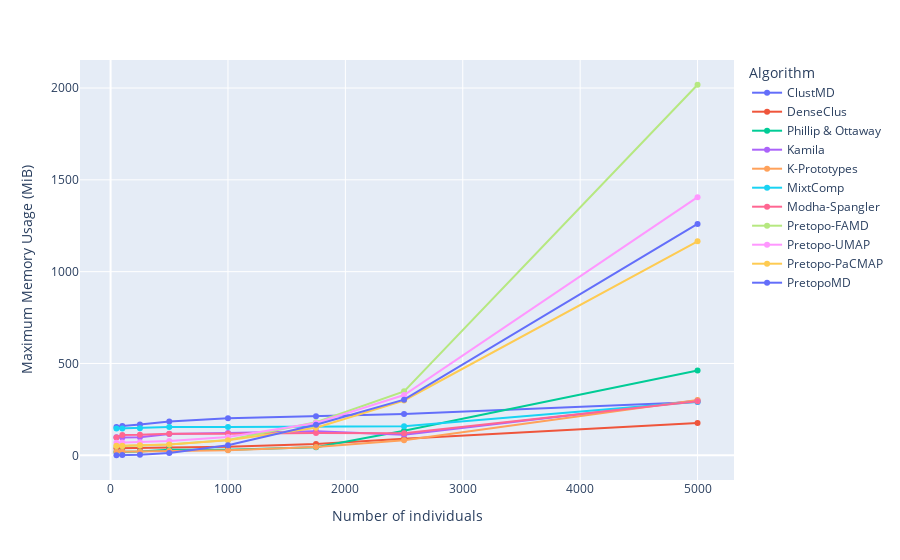

The notebook cell this image was saved under:
### Code cell
nn = [50,100,250,500,1000,1750,2500,5000]
indiv_df = pd.DataFrame.from_dict(individuals)[nn]
indiv_mem = indiv_df.apply(lambda x: x.str[0]).T
fig = px.line(data_frame=indiv_mem,markers="*")
fig.update_layout(legend_title_text='Algorithm')
fig.update_xaxes(title="Number of individuals")
fig.update_yaxes(title="Maximum Memory Usage (MiB)")
fig

### Figure 1 — Plotly figure (JSON) as saved in the notebook; plotly's stock layout.template omitted (floating-point values rounded to 4 significant figures)
{"data": [{"hovertemplate": "variable=ClustMD<br>index=%{x}<br>value=%{y}<extra></extra>", "legendgroup": "ClustMD", "line": {"color": "#636efa", "dash": "solid"}, "marker": {"symbol": "circle"}, "mode": "markers+lines", "name": "ClustMD", "orientation": "v", "showlegend": true, "type": "scatter", "x": [50, 100, 250, 500, 1000, 1750, 2500, 5000], "xaxis": "x", "y": [153.9, 159.8, 167.8, 184.3, 202.1, 213.1, 225.6, 289.8], "yaxis": "y"}, {"hovertemplate": "variable=DenseClus<br>index=%{x}<br>value=%{y}<extra></extra>", "legendgroup": "DenseClus", "line": {"color": "#EF553B", "dash": "solid"}, "marker": {"symbol": "circle"}, "mode": "markers+lines", "name": "DenseClus", "orientation": "v", "showlegend": true, "type": "scatter", "x": [50, 100, 250, 500, 1000, 1750, 2500, 5000], "xaxis": "x", "y": [38.99, 39.76, 39.84, 42.26, 46.24, 61.47, 89.62, 175.8], "yaxis": "y"}, {"hovertemplate": "variable=Phillip & Ottaway<br>index=%{x}<br>value=%{y}<extra></extra>", "legendgroup": "Phillip & Ottaway", "line": {"color": "#00cc96", "dash": "solid"}, "marker": {"symbol": "circle"}, "mode": "markers+lines", "name": "Phillip & Ottaway", "orientation": "v", "showlegend": true, "type": "scatter", "x": [50, 100, 250, 500, 1000, 1750, 2500, 5000], "xaxis": "x", "y": [18.47, 18.94, 20.54, 30.01, 30.75, 43.99, 133.2, 461.9], "yaxis": "y"}, {"hovertemplate": "variable=Kamila<br>index=%{x}<br>value=%{y}<extra></extra>", "legendgroup": "Kamila", "line": {"color": "#ab63fa", "dash": "solid"}, "marker": {"symbol": "circle"}, "mode": "markers+lines", "name": "Kamila", "orientation": "v", "showlegend": true, "type": "scatter", "x": [50, 100, 250, 500, 1000, 1750, 2500, 5000], "xaxis": "x", "y": [98.8, 97.2, 98.2, 116.4, 121.1, 130.4, 111.6, 298.7], "yaxis": "y"}, {"hovertemplate": "variable=K-Prototypes<br>index=%{x}<br>value=%{y}<extra></extra>", "legendgroup": "K-Prototypes", "line": {"color": "#FFA15A", "dash": "solid"}, "marker": {"symbol": "circle"}, "mode": "markers+lines", "name": "K-Prototypes", "orientation": "v", "showlegend": true, "type": "scatter", "x": [50, 100, 250, 500, 1000, 1750, 2500, 5000], "xaxis": "x", "y": [18.8, 19.12, 19.93, 24.59, 26.94, 45.8, 82.55, 301.5], "yaxis": "y"}, {"hovertemplate": "variable=MixtComp<br>index=%{x}<br>value=%{y}<extra></extra>", "legendgroup": "MixtComp", "line": {"color": "#19d3f3", "dash": "solid"}, "marker": {"symbol": "circle"}, "mode": "markers+lines", "name": "MixtComp", "orientation": "v", "showlegend": true, "type": "scatter", "x": [50, 100, 250, 500, 1000, 1750, 2500, 5000], "xaxis": "x", "y": [145.5, 146.3, 147.3, 153.7, 153.7, 156.8, 158.8, 291.9], "yaxis": "y"}, {"hovertemplate": "variable=Modha-Spangler<br>index=%{x}<br>value=%{y}<extra></extra>", "legendgroup": "Modha-Spangler", "line": {"color": "#FF6692", "dash": "solid"}, "marker": {"symbol": "circle"}, "mode": "markers+lines", "name": "Modha-Spangler", "orientation": "v", "showlegend": true, "type": "scatter", "x": [50, 100, 250, 500, 1000, 1750, 2500, 5000], "xaxis": "x", "y": [97.27, 110.8, 112.0, 117.8, 117.3, 120.8, 119.5, 294.2], "yaxis": "y"}, {"hovertemplate": "variable=Pretopo-FAMD<br>index=%{x}<br>value=%{y}<extra></extra>", "legendgroup": "Pretopo-FAMD", "line": {"color": "#B6E880", "dash": "solid"}, "marker": {"symbol": "circle"}, "mode": "markers+lines", "name": "Pretopo-FAMD", "orientation": "v", "showlegend": true, "type": "scatter", "x": [50, 100, 250, 500, 1000, 1750, 2500, 5000], "xaxis": "x", "y": [51.23, 50.77, 53.93, 58.76, 83.2, 180.2, 348.2, 2018.0], "yaxis": "y"}, {"hovertemplate": "variable=Pretopo-UMAP<br>index=%{x}<br>value=%{y}<extra></extra>", "legendgroup": "Pretopo-UMAP", "line": {"color": "#FF97FF", "dash": "solid"}, "marker": {"symbol": "circle"}, "mode": "markers+lines", "name": "Pretopo-UMAP", "orientation": "v", "showlegend": true, "type": "scatter", "x": [50, 100, 250, 500, 1000, 1750, 2500, 5000], "xaxis": "x", "y": [68.72, 69.38, 71.75, 77.55, 99.61, 176.1, 328.3, 1405.0], "yaxis": "y"}, {"hovertemplate": "variable=Pretopo-PaCMAP<br>index=%{x}<br>value=%{y}<extra></extra>", "legendgroup": "Pretopo-PaCMAP", "line": {"color": "#FECB52", "dash": "solid"}, "marker": {"symbol": "circle"}, "mode": "markers+lines", "name": "Pretopo-PaCMAP", "orientation": "v", "showlegend": true, "type": "scatter", "x": [50, 100, 250, 500, 1000, 1750, 2500, 5000], "xaxis": "x", "y": [51.88, 51.71, 54.57, 59.47, 81.36, 150.2, 298.6, 1165.0], "yaxis": "y"}, {"hovertemplate": "variable=PretopoMD<br>index=%{x}<br>value=%{y}<extra></extra>", "legendgroup": "PretopoMD", "line": {"color": "#636efa", "dash": "solid"}, "marker": {"symbol": "circle"}, "mode": "markers+lines", "name": "PretopoMD", "orientation": "v", "showlegend": true, "type": "scatter", "x": [50, 100, 250, 500, 1000, 1750, 2500, 5000], "xaxis": "x", "y": [0.293, 1.027, 3.297, 13.16, 54.39, 166.2, 303.1, 1260.0], "yaxis": "y"}], "layout": {"legend": {"title": {"text": "Algorithm"}, "tracegroupgap": 0}, "margin": {"t": 60}, "xaxis": {"anchor": "y", "domain": [0, 1], "title": {"text": "Number of individuals"}}, "yaxis": {"anchor": "x", "domain": [0, 1], "title": {"text": "Maximum Memory Usage (MiB)"}}}}
